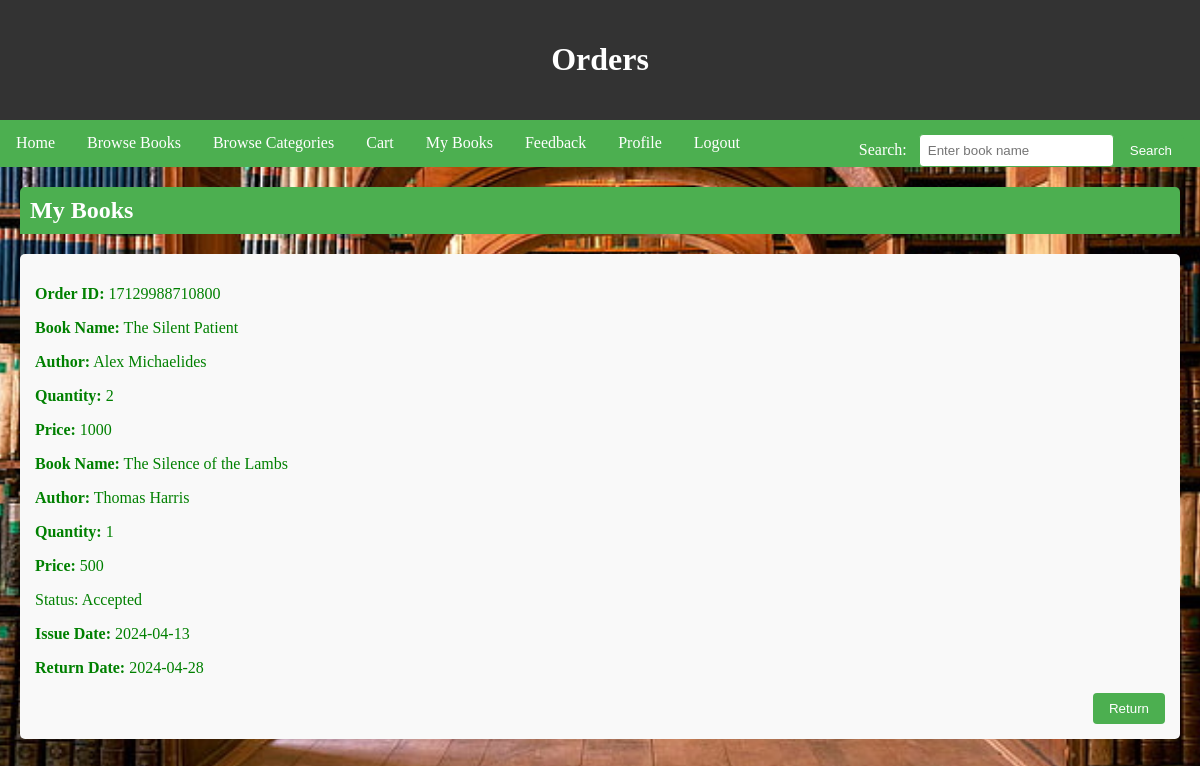
The page /my_orders (signed in) on the database its author committed.
### application/models.py (models this page shows, shortened)
class Order(db.Model):
    id = db.Column(db.Integer, primary_key=True, autoincrement=True)
    order_id = db.Column(db.String(20), unique=True, nullable=False)
    user_id = db.Column(db.Integer, db.ForeignKey('user.id'), nullable=False)
    product_ids = db.Column(db.String(255), nullable=False)
    quantities = db.Column(db.String(255), nullable=False)
    prices = db.Column(db.String(255), nullable=False)
    quantity = db.Column(db.Integer, nullable=False)
    total_price = db.Column(db.Integer, nullable=False)
    status = db.Column(db.String(20), nullable=True, default='Pending')
    issue_date = db.Column(db.String(20), nullable=True)
    return_date = db.Column(db.String(20), nullable=True)

class Product(db.Model):
    id = db.Column(db.Integer, primary_key=True, autoincrement=True)
    name = db.Column(db.String(255), nullable=False)
    author = db.Column(db.String(255), nullable=True)
    description = db.Column(db.String(255), nullable=True)
    category = db.Column(db.String(255), nullable=True)
    quantity = db.Column(db.Integer, nullable=False)
    price = db.Column(db.Integer, nullable=False)
    category_id = db.Column(db.Integer, db.ForeignKey("category.id"), nullable=False)

### application/routes.py (the view)
@app.route('/my_orders', methods=['GET'])
def my_orders():
    if 'email' in session:
        email = session['email']
        user = User.query.filter_by(email=email).first()
        if user:
            orders = {}
            user_orders = Order.query.filter_by(user_id=user.id).all()
            for order in user_orders:
                order_items = []
                if order.status == 'Accepted':
                    product_ids = order.product_ids.split(",")
                    quantities = order.quantities.split(",")
                    prices = order.prices.split(",")
                    for product_id, quantity, price in zip(product_ids, quantities, prices):
                        product = Product.query.get(product_id)
                        if product:
                            order_items.append({
                                'product': product,
                                'quantity': int(quantity),
                                'total_price': int(price) * int(quantity)
                            })
                    orders[order] = order_items
            return render_template('my_orders.html', orders=orders, user_orders=user_orders)
    return redirect(url_for('reader_login'))

### templates/my_orders.html (shortened to what this page needs)
<!DOCTYPE html>
<html lang="en">
<head>
</head>
<body>
    <header>
        <h1>Orders</h1>
    </header>
    <nav>
        <a href="{{ url_for('reader_dashboard') }}">Home</a>
        <a href="{{ url_for('browse_books') }}">Browse Books</a>
        <a href="{{ url_for('browse_categories') }}">Browse Categories</a>
        <a href="{{ url_for('cart') }}">Cart</a>
        <a href="{{ url_for('my_orders') }}">My Books</a>
        <a href="{{ url_for('reader_feedback') }}">Feedback</a>
        <a href="{{ url_for('user_profile') }}">Profile</a>
        <a href="{{ url_for('reader_logout') }}">Logout</a>
        <div class="search">
        <form class="search" action="{{ url_for('search_results') }}" method="post">
            <label for="search">Search:</label>
            <input type="text" id="search" name="search" placeholder="Enter book name">
            <button type="submit">Search</button>
        </form>
        </div>
    </nav>
    <section>
        <h2>My Books</h2>
        {% for order, order_items in orders.items() %}
        <div class="status-accepted">
            <p><strong>Order ID:</strong> {{ order.order_id }}</p>
            {% for item in order_items %}
            <div class="order-item">
                <p><strong>Book Name:</strong> {{ item.product.name }}</p>
                <p><strong>Author:</strong> {{ item.product.author }}</p>
                <p><strong>Quantity:</strong> {{ item.quantity }}</p>
                <p><strong>Price:</strong> {{ item.total_price }}</p>
            </div>
            {% endfor %}
            {% if order.status == 'Accepted' %}
            <p>Status: Accepted</p>
            <p><strong>Issue Date:</strong> {{ order.issue_date }}</p>
            <p><strong>Return Date:</strong> {{ order.return_date }}</p>
            <div class="return-button">
                <form action="/return_order" method="post">
                    <button type="submit">Return</button>
                </form>
            </div>
            {% endif %}
        </div>
        {% endfor %}
    </section>
</body>
</html>

### templates/my_orders.html (style rules this page uses)
body { font-family: 'Bradley Hand', cursive; margin: 0; padding: 0; background: url('static/images/1.jpg') center/cover no-repeat fixed; }
header { background-color: #333; color: white; padding: 20px; text-align: center; }
nav { background-color: #4CAF50; overflow: hidden; }
nav a { float: left; color: white; text-align: center; padding: 14px 16px; text-decoration: none; }
section { padding: 20px; }
.search form { float: right; margin-top: 14px; margin-right: 16px; }
.search form label { margin-right: 8px; color: white; }
.search form input[type="text"] { padding: 8px; border: 1px solid #4CAF50; border-radius: 4px; outline: none; }
.search form button { padding: 8px 12px; background-color: #4CAF50; color: white; border: none; border-radius: 4px; cursor: pointer; transition: background-color 0.3s; }
.status-accepted { background-color: #f9f9f9; border-radius: 5px; margin-bottom: 20px; padding: 15px; color: green; }
h2 { background-color: #4CAF50; color: white; padding: 10px; margin-top: 0; border-top-left-radius: 5px; border-top-right-radius: 5px; }
.return-button { text-align: right; margin-top: 10px; }
.return-button form { display: inline-block; }
.return-button button { background-color: #4CAF50; color: white; border: none; padding: 8px 16px; border-radius: 4px; cursor: pointer; transition: background-color 0.3s; }

### rows shown on the page
Order: order_id "17129988710800", quantity "2" "1", total_price "1000" "500", issue_date "2024-04-13", return_date "2024-04-28"
Product: product.name "The Silent Patient", product.author "Alex Michaelides"
Product: product.name "The Silence of the Lambs", product.author "Thomas Harris"
